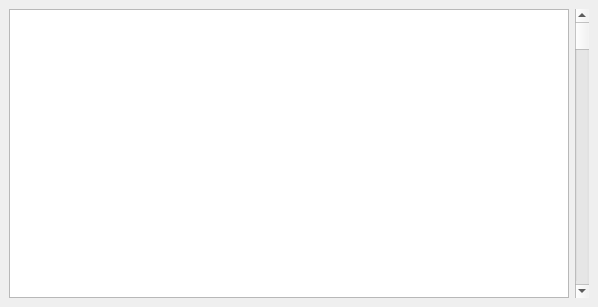
<?xml version="1.0" encoding="UTF-8"?>
<ui version="4.0">
 <class>MainWindow</class>
 <widget class="QMainWindow" name="MainWindow">
  <property name="geometry">
   <rect>
    <x>0</x>
    <y>0</y>
    <width>598</width>
    <height>307</height>
   </rect>
  </property>
  <property name="windowTitle">
   <string>MainWindow</string>
  </property>
  <widget class="QWidget" name="centralwidget">
   <layout class="QHBoxLayout" name="horizontalLayout">
    <item>
     <widget class="QTableView" name="tableView"/>
    </item>
    <item>
     <widget class="QScrollBar" name="verticalScrollBar">
      <property name="orientation">
       <enum>Qt::Vertical</enum>
      </property>
     </widget>
    </item>
   </layout>
  </widget>
 </widget>
 <resources/>
 <connections/>
</ui>
